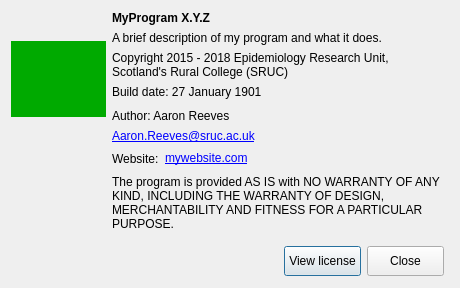
<?xml version="1.0" encoding="UTF-8"?>
<ui version="4.0">
 <class>CAboutForm</class>
 <widget class="QDialog" name="CAboutForm">
  <property name="geometry">
   <rect>
    <x>0</x>
    <y>0</y>
    <width>460</width>
    <height>288</height>
   </rect>
  </property>
  <property name="sizePolicy">
   <sizepolicy hsizetype="Minimum" vsizetype="Minimum">
    <horstretch>0</horstretch>
    <verstretch>0</verstretch>
   </sizepolicy>
  </property>
  <property name="minimumSize">
   <size>
    <width>460</width>
    <height>250</height>
   </size>
  </property>
  <property name="windowTitle">
   <string>Dialog</string>
  </property>
  <layout class="QVBoxLayout" name="verticalLayout_2">
   <item>
    <layout class="QHBoxLayout" name="horizontalLayout_2">
     <item>
      <layout class="QVBoxLayout" name="verticalLayout_4">
       <property name="sizeConstraint">
        <enum>QLayout::SetMaximumSize</enum>
       </property>
       <item>
        <spacer name="verticalSpacer_4">
         <property name="orientation">
          <enum>Qt::Vertical</enum>
         </property>
         <property name="sizeType">
          <enum>QSizePolicy::Preferred</enum>
         </property>
         <property name="sizeHint" stdset="0">
          <size>
           <width>20</width>
           <height>30</height>
          </size>
         </property>
        </spacer>
       </item>
       <item>
        <widget class="QLabel" name="lblPixmap">
         <property name="sizePolicy">
          <sizepolicy hsizetype="Minimum" vsizetype="Minimum">
           <horstretch>0</horstretch>
           <verstretch>0</verstretch>
          </sizepolicy>
         </property>
         <property name="minimumSize">
          <size>
           <width>95</width>
           <height>76</height>
          </size>
         </property>
         <property name="styleSheet">
          <string notr="true">background-color: rgb(0, 170, 0);</string>
         </property>
         <property name="text">
          <string/>
         </property>
         <property name="alignment">
          <set>Qt::AlignCenter</set>
         </property>
        </widget>
       </item>
       <item>
        <spacer name="verticalSpacer_3">
         <property name="orientation">
          <enum>Qt::Vertical</enum>
         </property>
         <property name="sizeHint" stdset="0">
          <size>
           <width>20</width>
           <height>60</height>
          </size>
         </property>
        </spacer>
       </item>
      </layout>
     </item>
     <item>
      <layout class="QVBoxLayout" name="verticalLayout">
       <item>
        <widget class="QLabel" name="lblAppName">
         <property name="font">
          <font>
           <weight>75</weight>
           <bold>true</bold>
          </font>
         </property>
         <property name="text">
          <string>MyProgram X.Y.Z</string>
         </property>
        </widget>
       </item>
       <item>
        <widget class="QLabel" name="lblBriefDescr">
         <property name="text">
          <string>A brief description of my program and what it does.</string>
         </property>
         <property name="wordWrap">
          <bool>true</bool>
         </property>
        </widget>
       </item>
       <item>
        <widget class="QLabel" name="lblCopyright">
         <property name="text">
          <string>Copyright 2015 - 2018 Epidemiology Research Unit,
Scotland's Rural College (SRUC)</string>
         </property>
         <property name="wordWrap">
          <bool>true</bool>
         </property>
        </widget>
       </item>
       <item>
        <widget class="QLabel" name="lblBuildDate">
         <property name="text">
          <string>Build date: 27 January 1901</string>
         </property>
         <property name="wordWrap">
          <bool>true</bool>
         </property>
        </widget>
       </item>
       <item>
        <spacer name="verticalSpacer_2">
         <property name="orientation">
          <enum>Qt::Vertical</enum>
         </property>
         <property name="sizeHint" stdset="0">
          <size>
           <width>20</width>
           <height>20</height>
          </size>
         </property>
        </spacer>
       </item>
       <item>
        <widget class="QLabel" name="lblAuthor">
         <property name="text">
          <string>Author: Aaron Reeves</string>
         </property>
         <property name="wordWrap">
          <bool>true</bool>
         </property>
        </widget>
       </item>
       <item>
        <widget class="QClickableLabel" name="lblEmail">
         <property name="cursor">
          <cursorShape>PointingHandCursor</cursorShape>
         </property>
         <property name="styleSheet">
          <string notr="true">color: rgb(0, 0, 170);</string>
         </property>
         <property name="text">
          <string>&lt;a href='mailto:aaron.reeves@sruc.ac.uk'&gt;Aaron.Reeves@sruc.ac.uk&lt;/a&gt;</string>
         </property>
         <property name="textFormat">
          <enum>Qt::AutoText</enum>
         </property>
         <property name="wordWrap">
          <bool>true</bool>
         </property>
         <property name="textInteractionFlags">
          <set>Qt::LinksAccessibleByMouse</set>
         </property>
        </widget>
       </item>
       <item>
        <layout class="QHBoxLayout" name="horizontalLayout">
         <item>
          <widget class="QLabel" name="lblWebsite1">
           <property name="text">
            <string>Website:</string>
           </property>
           <property name="wordWrap">
            <bool>true</bool>
           </property>
          </widget>
         </item>
         <item>
          <widget class="QClickableLabel" name="lblWebsite2">
           <property name="minimumSize">
            <size>
             <width>270</width>
             <height>0</height>
            </size>
           </property>
           <property name="cursor">
            <cursorShape>PointingHandCursor</cursorShape>
           </property>
           <property name="styleSheet">
            <string notr="true">color: rgb(0, 0, 170);</string>
           </property>
           <property name="text">
            <string>&lt;a href='https://mywebsite.com'&gt;mywebsite.com&lt;/a&gt;</string>
           </property>
           <property name="textFormat">
            <enum>Qt::AutoText</enum>
           </property>
           <property name="wordWrap">
            <bool>false</bool>
           </property>
           <property name="textInteractionFlags">
            <set>Qt::LinksAccessibleByMouse</set>
           </property>
          </widget>
         </item>
         <item>
          <spacer name="horizontalSpacer_2">
           <property name="orientation">
            <enum>Qt::Horizontal</enum>
           </property>
           <property name="sizeHint" stdset="0">
            <size>
             <width>20</width>
             <height>19</height>
            </size>
           </property>
          </spacer>
         </item>
        </layout>
       </item>
       <item>
        <spacer name="verticalSpacer">
         <property name="orientation">
          <enum>Qt::Vertical</enum>
         </property>
         <property name="sizeHint" stdset="0">
          <size>
           <width>20</width>
           <height>17</height>
          </size>
         </property>
        </spacer>
       </item>
       <item>
        <widget class="QLabel" name="label_2">
         <property name="sizePolicy">
          <sizepolicy hsizetype="Minimum" vsizetype="Preferred">
           <horstretch>0</horstretch>
           <verstretch>0</verstretch>
          </sizepolicy>
         </property>
         <property name="minimumSize">
          <size>
           <width>335</width>
           <height>0</height>
          </size>
         </property>
         <property name="text">
          <string>The program is provided AS IS with NO WARRANTY OF ANY KIND, INCLUDING THE WARRANTY OF DESIGN, MERCHANTABILITY AND FITNESS FOR A PARTICULAR PURPOSE.</string>
         </property>
         <property name="wordWrap">
          <bool>true</bool>
         </property>
        </widget>
       </item>
      </layout>
     </item>
    </layout>
   </item>
   <item>
    <widget class="QWidget" name="widget" native="true">
     <property name="sizePolicy">
      <sizepolicy hsizetype="MinimumExpanding" vsizetype="Minimum">
       <horstretch>0</horstretch>
       <verstretch>0</verstretch>
      </sizepolicy>
     </property>
     <property name="minimumSize">
      <size>
       <width>30</width>
       <height>40</height>
      </size>
     </property>
     <widget class="QPushButton" name="btnLicense">
      <property name="geometry">
       <rect>
        <x>273</x>
        <y>9</y>
        <width>77</width>
        <height>30</height>
       </rect>
      </property>
      <property name="minimumSize">
       <size>
        <width>0</width>
        <height>30</height>
       </size>
      </property>
      <property name="text">
       <string>View license</string>
      </property>
     </widget>
     <widget class="QPushButton" name="btnClose">
      <property name="geometry">
       <rect>
        <x>356</x>
        <y>9</y>
        <width>77</width>
        <height>30</height>
       </rect>
      </property>
      <property name="minimumSize">
       <size>
        <width>0</width>
        <height>30</height>
       </size>
      </property>
      <property name="text">
       <string>Close</string>
      </property>
     </widget>
    </widget>
   </item>
  </layout>
 </widget>
 <customwidgets>
  <customwidget>
   <class>QClickableLabel</class>
   <extends>QLabel</extends>
   <header>qt_widgets/qclickablelabel.h</header>
  </customwidget>
 </customwidgets>
 <resources/>
 <connections/>
 <slots>
  <slot>emailLinkClicked(QString)</slot>
 </slots>
</ui>
